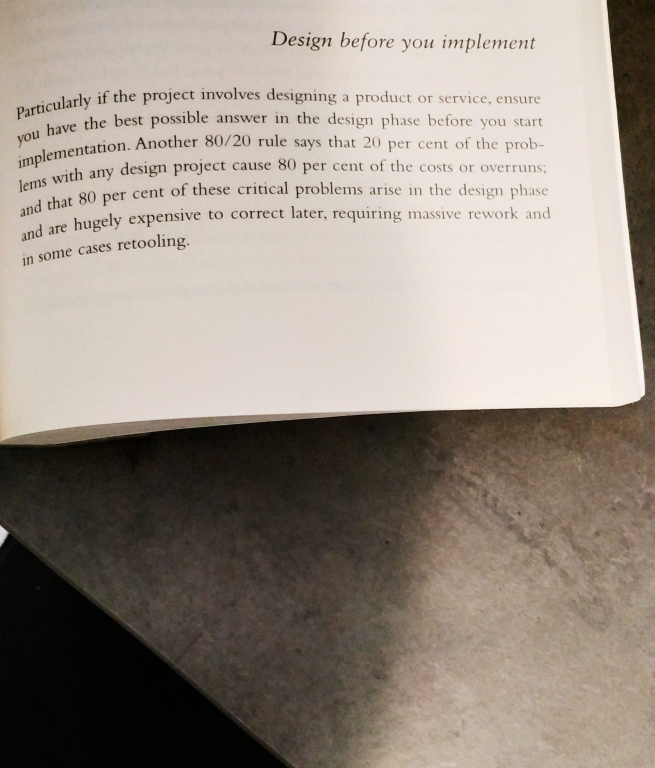
#> input picture opencv/extract-text/tilted_book.jpg, 1309 x 1536 px (shown at 1/2 size)
$ python index.py
#> lines starting #> are read from the running program, lines starting #| are printed output that depends on the picture; after the words box and inside, x2 and y2 are one past the last pixel; in counts of white or black regions, pixels touching at a corner belong together
import cv2

img = cv2.imread("tilted_book.jpg")
#> img is the input picture: shape (1536, 1309, 3); mean B, G, R 133.2, 143.3, 153.3
img = cv2.resize(img, None, fx=0.5, fy=0.5)
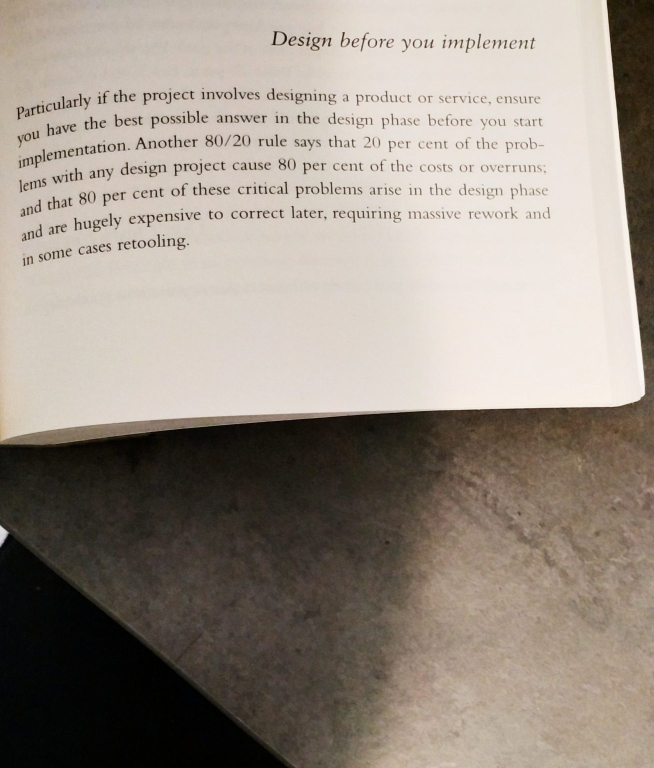
#> img: shape (768, 654, 3); mean B, G, R 133.4, 143.5, 153.5

# grayscale
gray = cv2.cvtColor(img, cv2.COLOR_BGR2GRAY)
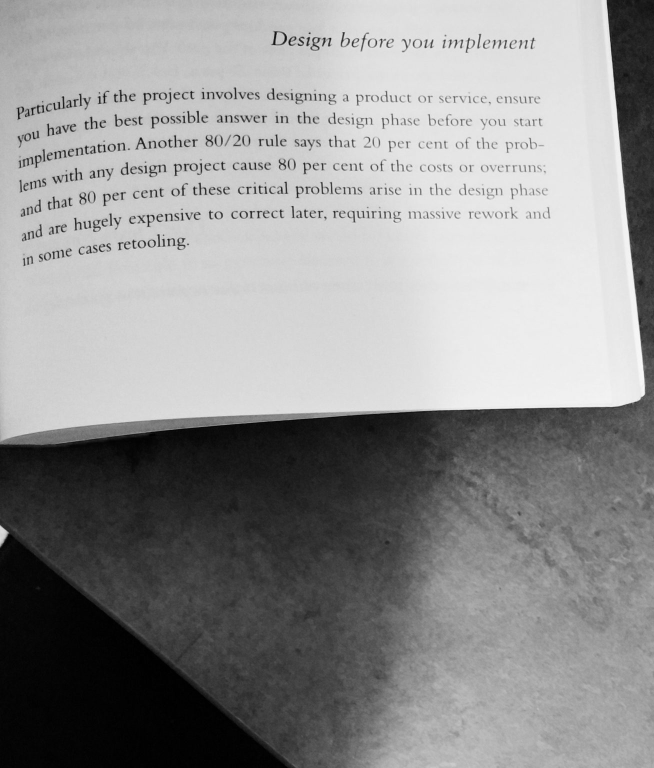
#> gray: shape (768, 654); min 0, max 249, mean 145.4

# pure black and white
adaptive_threshold = cv2.adaptiveThreshold(
    gray, 255, cv2.ADAPTIVE_THRESH_GAUSSIAN_C, cv2.THRESH_BINARY, 85, 11)
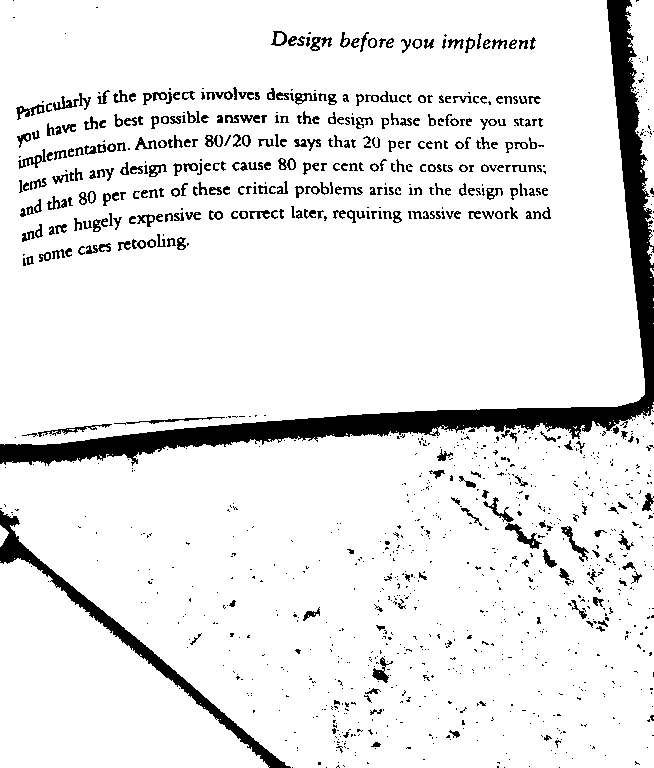
#> adaptive_threshold: shape (768, 654); 91% white; 1237 black regions (861 under 20 px), largest, box (x1, y1, x2, y2) and area: (0, 0, 654, 466) 20151, (0, 510, 291, 768) 4134, (505, 523, 542, 549) 289

cv2.imshow("Image", adaptive_threshold)
cv2.imwrite("improved.jpg", adaptive_threshold)
cv2.waitKey(0)
cv2.destroyAllWindows()
